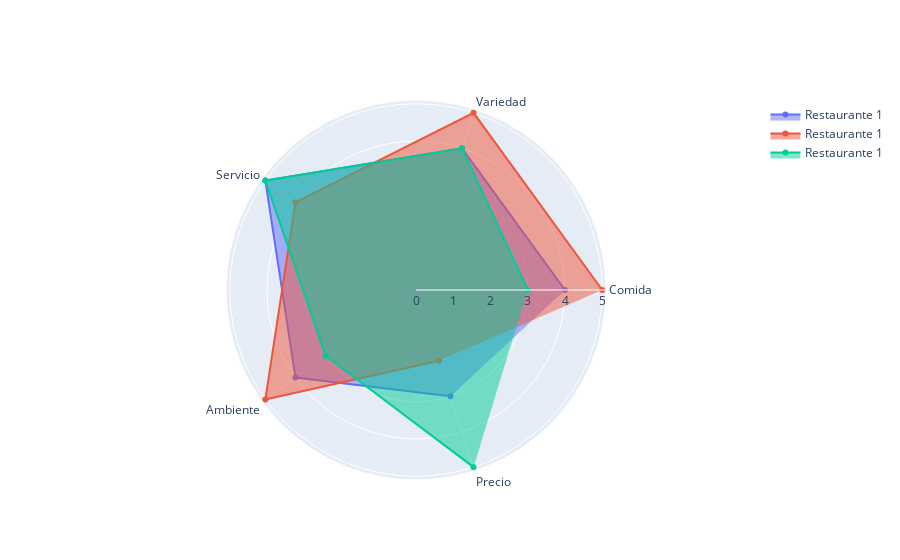

Notebook source saved alongside this figure:
### Code cell
categorias = ['Comida', 'Variedad', 'Servicio', 'Ambiente', 'Precio']

fig = go.Figure()

fig.add_trace(
    go.Scatterpolar(
        r=df.iloc[0, 1:], # se grafican los valores de cada columna para el restaurante 1
        theta=categorias, # también se puede df.columns[1:]
        fill='toself',
        name='Restaurante 1'
    )
)

fig.add_trace(
    go.Scatterpolar(
        r=df.iloc[1, 1:], # se grafican los valores de cada columna para el restaurante 2
        theta=categorias, # también se puede df.columns[1:]
        fill='toself',
        name='Restaurante 1'
    )
)

fig.add_trace(
    go.Scatterpolar(
        r=df.iloc[2, 1:], # se grafican los valores de cada columna para el restaurante 3
        theta=categorias, # también se puede df.columns[1:]
        fill='toself',
        name='Restaurante 1'
    )
)

fig.show()

### Figure 1 — Plotly figure (JSON) as saved in the notebook; plotly's stock layout.template omitted (floating-point values rounded to 4 significant figures)
{"data": [{"fill": "toself", "name": "Restaurante 1", "r": [4, 4, 5, 4, 3], "theta": ["Comida", "Variedad", "Servicio", "Ambiente", "Precio"], "type": "scatterpolar"}, {"fill": "toself", "name": "Restaurante 1", "r": [5, 5, 4, 5, 2], "theta": ["Comida", "Variedad", "Servicio", "Ambiente", "Precio"], "type": "scatterpolar"}, {"fill": "toself", "name": "Restaurante 1", "r": [3, 4, 5, 3, 5], "theta": ["Comida", "Variedad", "Servicio", "Ambiente", "Precio"], "type": "scatterpolar"}], "layout": {"autosize": true, "polar": {"angularaxis": {"type": "category"}, "radialaxis": {"autorange": true, "range": [0, 5.217], "type": "linear"}}}}
